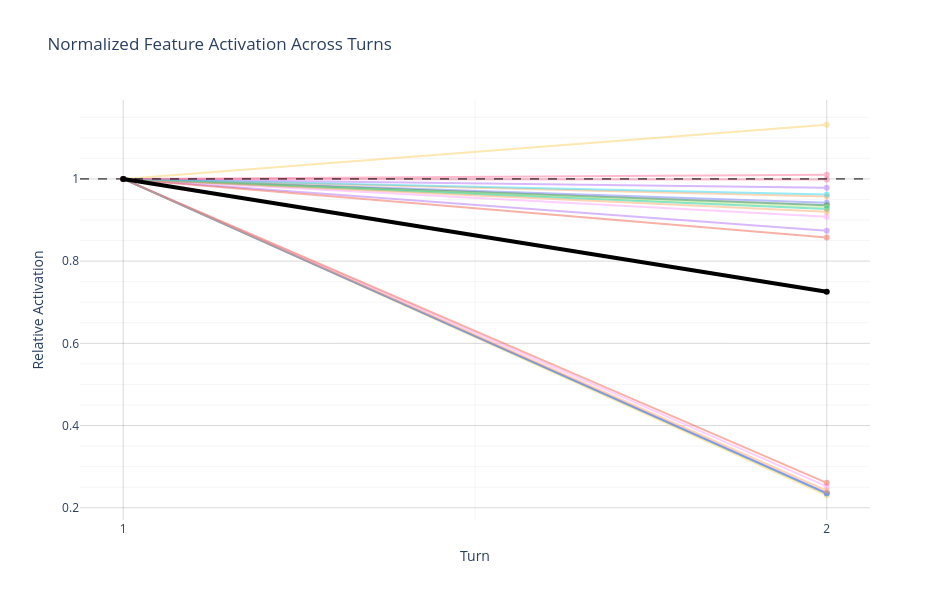

Notebook code for this chart:
### Code cell
plot_per_turn(turn_fts)

### Figure 1 — Plotly figure (JSON) as saved in the notebook; plotly's stock layout.template omitted (floating-point values rounded to 4 significant figures)
{"data": [{"hovertemplate": "id=20f4f58f_2<br>turn=%{x}<br>relative activation=%{y:.4f}<extra></extra>", "mode": "lines+markers", "opacity": 0.45, "showlegend": false, "type": "scatter", "x": [1, 2], "y": [1, 0.9421]}, {"hovertemplate": "id=4194be3d_2<br>turn=%{x}<br>relative activation=%{y:.4f}<extra></extra>", "mode": "lines+markers", "opacity": 0.45, "showlegend": false, "type": "scatter", "x": [1, 2], "y": [1, 0.9357]}, {"hovertemplate": "id=491a8203_2<br>turn=%{x}<br>relative activation=%{y:.4f}<extra></extra>", "mode": "lines+markers", "opacity": 0.45, "showlegend": false, "type": "scatter", "x": [1, 2], "y": [1, 0.9359]}, {"hovertemplate": "id=3ce038df_2<br>turn=%{x}<br>relative activation=%{y:.4f}<extra></extra>", "mode": "lines+markers", "opacity": 0.45, "showlegend": false, "type": "scatter", "x": [1, 2], "y": [1, 0.8741]}, {"hovertemplate": "id=a2835228_2<br>turn=%{x}<br>relative activation=%{y:.4f}<extra></extra>", "mode": "lines+markers", "opacity": 0.45, "showlegend": false, "type": "scatter", "x": [1, 2], "y": [1, 0.9572]}, {"hovertemplate": "id=2fb86248_1<br>turn=%{x}<br>relative activation=%{y:.4f}<extra></extra>", "mode": "lines+markers", "opacity": 0.45, "showlegend": false, "type": "scatter", "x": [1], "y": [1]}, {"hovertemplate": "id=de28ba33_2<br>turn=%{x}<br>relative activation=%{y:.4f}<extra></extra>", "mode": "lines+markers", "opacity": 0.45, "showlegend": false, "type": "scatter", "x": [1, 2], "y": [1, 1.01]}, {"hovertemplate": "id=89b8759a_2<br>turn=%{x}<br>relative activation=%{y:.4f}<extra></extra>", "mode": "lines+markers", "opacity": 0.45, "showlegend": false, "type": "scatter", "x": [1, 2], "y": [1, 0.931]}, {"hovertemplate": "id=2a361a10_2<br>turn=%{x}<br>relative activation=%{y:.4f}<extra></extra>", "mode": "lines+markers", "opacity": 0.45, "showlegend": false, "type": "scatter", "x": [1, 2], "y": [1, 0.9081]}, {"hovertemplate": "id=105dbd76_2<br>turn=%{x}<br>relative activation=%{y:.4f}<extra></extra>", "mode": "lines+markers", "opacity": 0.45, "showlegend": false, "type": "scatter", "x": [1, 2], "y": [1, 1.132]}, {"hovertemplate": "id=6cb6142b_1<br>turn=%{x}<br>relative activation=%{y:.4f}<extra></extra>", "mode": "lines+markers", "opacity": 0.45, "showlegend": false, "type": "scatter", "x": [1], "y": [1]}, {"hovertemplate": "id=eaba3538_2<br>turn=%{x}<br>relative activation=%{y:.4f}<extra></extra>", "mode": "lines+markers", "opacity": 0.45, "showlegend": false, "type": "scatter", "x": [1, 2], "y": [1, 0.8577]}, {"hovertemplate": "id=66728e62_2<br>turn=%{x}<br>relative activation=%{y:.4f}<extra></extra>", "mode": "lines+markers", "opacity": 0.45, "showlegend": false, "type": "scatter", "x": [1, 2], "y": [1, 0.9269]}, {"hovertemplate": "id=38f26b80_2<br>turn=%{x}<br>relative activation=%{y:.4f}<extra></extra>", "mode": "lines+markers", "opacity": 0.45, "showlegend": false, "type": "scatter", "x": [1, 2], "y": [1, 0.9788]}, {"hovertemplate": "id=3e79d370_2<br>turn=%{x}<br>relative activation=%{y:.4f}<extra></extra>", "mode": "lines+markers", "opacity": 0.45, "showlegend": false, "type": "scatter", "x": [1, 2], "y": [1, 0.92]}, {"hovertemplate": "id=4736b043_2<br>turn=%{x}<br>relative activation=%{y:.4f}<extra></extra>", "mode": "lines+markers", "opacity": 0.45, "showlegend": false, "type": "scatter", "x": [1, 2], "y": [1, 0.9622]}, {"hovertemplate": "id=ea8ca7c7_2<br>turn=%{x}<br>relative activation=%{y:.4f}<extra></extra>", "mode": "lines+markers", "opacity": 0.45, "showlegend": false, "type": "scatter", "x": [1, 2], "y": [1, 0.9986]}, {"hovertemplate": "id=2267e412_1<br>turn=%{x}<br>relative activation=%{y:.4f}<extra></extra>", "mode": "lines+markers", "opacity": 0.45, "showlegend": false, "type": "scatter", "x": [1], "y": [1]}, {"hovertemplate": "id=80fca896_2<br>turn=%{x}<br>relative activation=%{y:.4f}<extra></extra>", "mode": "lines+markers", "opacity": 0.45, "showlegend": false, "type": "scatter", "x": [1, 2], "y": [1, 0.2518]}, {"hovertemplate": "id=dc65a044_2<br>turn=%{x}<br>relative activation=%{y:.4f}<extra></extra>", "mode": "lines+markers", "opacity": 0.45, "showlegend": false, "type": "scatter", "x": [1, 2], "y": [1, 0.2304]}, {"hovertemplate": "id=a2c3256d_2<br>turn=%{x}<br>relative activation=%{y:.4f}<extra></extra>", "mode": "lines+markers", "opacity": 0.45, "showlegend": false, "type": "scatter", "x": [1, 2], "y": [1, 0.2344]}, {"hovertemplate": "id=9aceb689_2<br>turn=%{x}<br>relative activation=%{y:.4f}<extra></extra>", "mode": "lines+markers", "opacity": 0.45, "showlegend": false, "type": "scatter", "x": [1, 2], "y": [1, 0.2606]}, {"hovertemplate": "id=14dd6f7a_2<br>turn=%{x}<br>relative activation=%{y:.4f}<extra></extra>", "mode": "lines+markers", "opacity": 0.45, "showlegend": false, "type": "scatter", "x": [1, 2], "y": [1, 0.2351]}, {"hovertemplate": "id=2ff8deb7_2<br>turn=%{x}<br>relative activation=%{y:.4f}<extra></extra>", "mode": "lines+markers", "opacity": 0.45, "showlegend": false, "type": "scatter", "x": [1, 2], "y": [1, 0.2364]}, {"hovertemplate": "id=c876d92f_2<br>turn=%{x}<br>relative activation=%{y:.4f}<extra></extra>", "mode": "lines+markers", "opacity": 0.45, "showlegend": false, "type": "scatter", "x": [1, 2], "y": [1, 0.2418]}, {"hovertemplate": "id=c7f491dc_1<br>turn=%{x}<br>relative activation=%{y:.4f}<extra></extra>", "mode": "lines+markers", "opacity": 0.45, "showlegend": false, "type": "scatter", "x": [1], "y": [1]}, {"hovertemplate": "id=6f2f50ab_1<br>turn=%{x}<br>relative activation=%{y:.4f}<extra></extra>", "mode": "lines+markers", "opacity": 0.45, "showlegend": false, "type": "scatter", "x": [1], "y": [1]}, {"hovertemplate": "id=cb3c8407_1<br>turn=%{x}<br>relative activation=%{y:.4f}<extra></extra>", "mode": "lines+markers", "opacity": 0.45, "showlegend": false, "type": "scatter", "x": [1], "y": [1]}, {"hovertemplate": "id=1a4fbb7f_1<br>turn=%{x}<br>relative activation=%{y:.4f}<extra></extra>", "mode": "lines+markers", "opacity": 0.45, "showlegend": false, "type": "scatter", "x": [1], "y": [1]}, {"hovertemplate": "id=353b9dd6_1<br>turn=%{x}<br>relative activation=%{y:.4f}<extra></extra>", "mode": "lines+markers", "opacity": 0.45, "showlegend": false, "type": "scatter", "x": [1], "y": [1]}, {"hovertemplate": "id=52c16589_1<br>turn=%{x}<br>relative activation=%{y:.4f}<extra></extra>", "mode": "lines+markers", "opacity": 0.45, "showlegend": false, "type": "scatter", "x": [1], "y": [1]}, {"hovertemplate": "id=7baf0274_1<br>turn=%{x}<br>relative activation=%{y:.4f}<extra></extra>", "mode": "lines+markers", "opacity": 0.45, "showlegend": false, "type": "scatter", "x": [1], "y": [1]}, {"hovertemplate": "id=29c96e98_1<br>turn=%{x}<br>relative activation=%{y:.4f}<extra></extra>", "mode": "lines+markers", "opacity": 0.45, "showlegend": false, "type": "scatter", "x": [1], "y": [1]}, {"hovertemplate": "id=b8816e4b_1<br>turn=%{x}<br>relative activation=%{y:.4f}<extra></extra>", "mode": "lines+markers", "opacity": 0.45, "showlegend": false, "type": "scatter", "x": [1], "y": [1]}, {"hovertemplate": "id=1af7c183_1<br>turn=%{x}<br>relative activation=%{y:.4f}<extra></extra>", "mode": "lines+markers", "opacity": 0.45, "showlegend": false, "type": "scatter", "x": [1], "y": [1]}, {"hovertemplate": "id=9288b2d2_1<br>turn=%{x}<br>relative activation=%{y:.4f}<extra></extra>", "mode": "lines+markers", "opacity": 0.45, "showlegend": false, "type": "scatter", "x": [1], "y": [1]}, {"hovertemplate": "id=77233d14_1<br>turn=%{x}<br>relative activation=%{y:.4f}<extra></extra>", "mode": "lines+markers", "opacity": 0.45, "showlegend": false, "type": "scatter", "x": [1], "y": [1]}, {"hovertemplate": "id=99ab876e_1<br>turn=%{x}<br>relative activation=%{y:.4f}<extra></extra>", "mode": "lines+markers", "opacity": 0.45, "showlegend": false, "type": "scatter", "x": [1], "y": [1]}, {"hovertemplate": "id=319485cc_1<br>turn=%{x}<br>relative activation=%{y:.4f}<extra></extra>", "mode": "lines+markers", "opacity": 0.45, "showlegend": false, "type": "scatter", "x": [1], "y": [1]}, {"hovertemplate": "id=f91892a2_1<br>turn=%{x}<br>relative activation=%{y:.4f}<extra></extra>", "mode": "lines+markers", "opacity": 0.45, "showlegend": false, "type": "scatter", "x": [1], "y": [1]}, {"hovertemplate": "id=14a86e71_1<br>turn=%{x}<br>relative activation=%{y:.4f}<extra></extra>", "mode": "lines+markers", "opacity": 0.45, "showlegend": false, "type": "scatter", "x": [1], "y": [1]}, {"hovertemplate": "id=b1f505bd_1<br>turn=%{x}<br>relative activation=%{y:.4f}<extra></extra>", "mode": "lines+markers", "opacity": 0.45, "showlegend": false, "type": "scatter", "x": [1], "y": [1]}, {"hovertemplate": "id=ef3e3773_1<br>turn=%{x}<br>relative activation=%{y:.4f}<extra></extra>", "mode": "lines+markers", "opacity": 0.45, "showlegend": false, "type": "scatter", "x": [1], "y": [1]}, {"hovertemplate": "id=1b3cb507_1<br>turn=%{x}<br>relative activation=%{y:.4f}<extra></extra>", "mode": "lines+markers", "opacity": 0.45, "showlegend": false, "type": "scatter", "x": [1], "y": [1]}, {"hovertemplate": "id=af05091d_1<br>turn=%{x}<br>relative activation=%{y:.4f}<extra></extra>", "mode": "lines+markers", "opacity": 0.45, "showlegend": false, "type": "scatter", "x": [1], "y": [1]}, {"hovertemplate": "id=68e0db2c_1<br>turn=%{x}<br>relative activation=%{y:.4f}<extra></extra>", "mode": "lines+markers", "opacity": 0.45, "showlegend": false, "type": "scatter", "x": [1], "y": [1]}, {"hovertemplate": "id=def1648d_1<br>turn=%{x}<br>relative activation=%{y:.4f}<extra></extra>", "mode": "lines+markers", "opacity": 0.45, "showlegend": false, "type": "scatter", "x": [1], "y": [1]}, {"hovertemplate": "id=f695d626_1<br>turn=%{x}<br>relative activation=%{y:.4f}<extra></extra>", "mode": "lines+markers", "opacity": 0.45, "showlegend": false, "type": "scatter", "x": [1], "y": [1]}, {"hovertemplate": "id=cec7f519_1<br>turn=%{x}<br>relative activation=%{y:.4f}<extra></extra>", "mode": "lines+markers", "opacity": 0.45, "showlegend": false, "type": "scatter", "x": [1], "y": [1]}, {"hovertemplate": "id=48d041e3_1<br>turn=%{x}<br>relative activation=%{y:.4f}<extra></extra>", "mode": "lines+markers", "opacity": 0.45, "showlegend": false, "type": "scatter", "x": [1], "y": [1]}, {"hovertemplate": "id=8270a4a0_1<br>turn=%{x}<br>relative activation=%{y:.4f}<extra></extra>", "mode": "lines+markers", "opacity": 0.45, "showlegend": false, "type": "scatter", "x": [1], "y": [1]}, {"hovertemplate": "id=a97f91d5_1<br>turn=%{x}<br>relative activation=%{y:.4f}<extra></extra>", "mode": "lines+markers", "opacity": 0.45, "showlegend": false, "type": "scatter", "x": [1], "y": [1]}, {"hovertemplate": "mean<br>turn=%{x}<br>relative activation=%{y:.4f}<extra></extra>", "line": {"color": "black", "width": 4}, "mode": "lines+markers", "showlegend": false, "type": "scatter", "x": [1, 2], "y": [1.0, 0.7255]}], "layout": {"height": 600, "hovermode": "closest", "shapes": [{"line": {"color": "black", "dash": "dash", "width": 1}, "type": "line", "x0": 0, "x1": 1, "xref": "x domain", "y0": 1, "y1": 1, "yref": "y"}], "showlegend": false, "title": {"text": "Normalized Feature Activation Across Turns"}, "width": 950, "xaxis": {"dtick": 1, "gridcolor": "rgba(0,0,0,0.15)", "gridwidth": 1, "minor": {"dtick": 0.5, "gridcolor": "rgba(0,0,0,0.08)", "gridwidth": 0.5, "showgrid": true}, "showgrid": true, "tickmode": "linear", "title": {"text": "Turn"}}, "yaxis": {"gridcolor": "rgba(0,0,0,0.15)", "gridwidth": 1, "minor": {"gridcolor": "rgba(0,0,0,0.08)", "gridwidth": 0.5, "showgrid": true}, "showgrid": true, "title": {"text": "Relative Activation"}}}}
